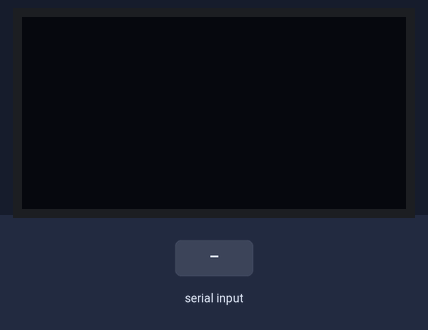
A program run on a simulated Raspberry Pi Pico running MicroPython. On the bench: 128×64 one-colour display. Inputs (shaded band) come from the test bench. What the program prints to the serial console is not drawn.

Above: at 1.2 s.
1.3 s: "1" typed at the serial console, then Enter
At 2.5 s:
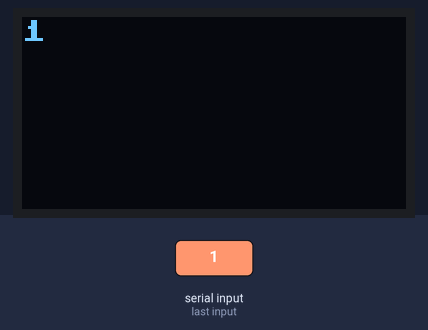
2.8 s: "0" typed at the serial console, then Enter
At 3.7 s:
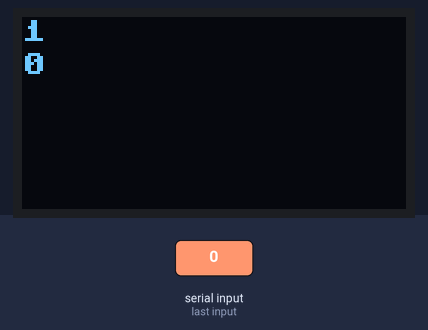
4.3 s: "2" typed at the serial console, then Enter
At 4.9 s:
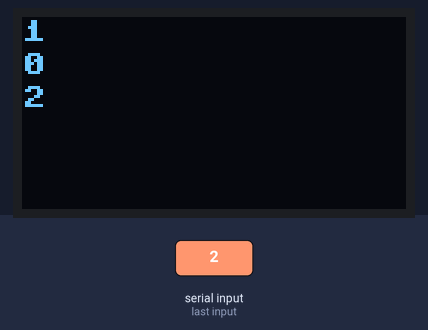
Timing chart, 0 to 7.3 s (numbered marks = the images above; inputs shaded):
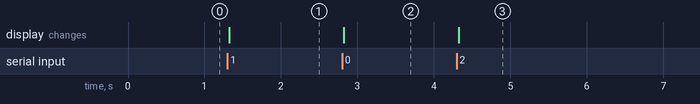

Measured:
- after the input at 1.3 s, the display: changes at once (image 1)
- after the input at 2.8 s, the display: changes at once (image 2)
- after the input at 4.3 s, the display: changes at once (image 3)

The program:

scroller.py
```python
import time
from machine import UART, Pin, I2C, Timer, ADC
from ssd1306 import SSD1306_I2C

i2c = I2C(1, scl=Pin(15), sda=Pin(14), freq=400000)
oled_width = 128
oled_height = 64
oled = SSD1306_I2C(oled_width, oled_height, i2c)

std0 = Pin(7, mode=Pin.IN, pull=Pin.PULL_UP)
std1 = Pin(9, mode=Pin.IN, pull=Pin.PULL_UP)

pos = 0
row = -10

while True:
    string = input("~input$> ")

    if row >= 55:
        row = 55
        pos = -11
    else:
        row += 11

    oled.scroll(0, pos)
    oled.fill_rect(0, 55, 127, 66, 0)
    oled.text(string, 0, row, 1)
    print(row, pos)
    oled.show()
```
